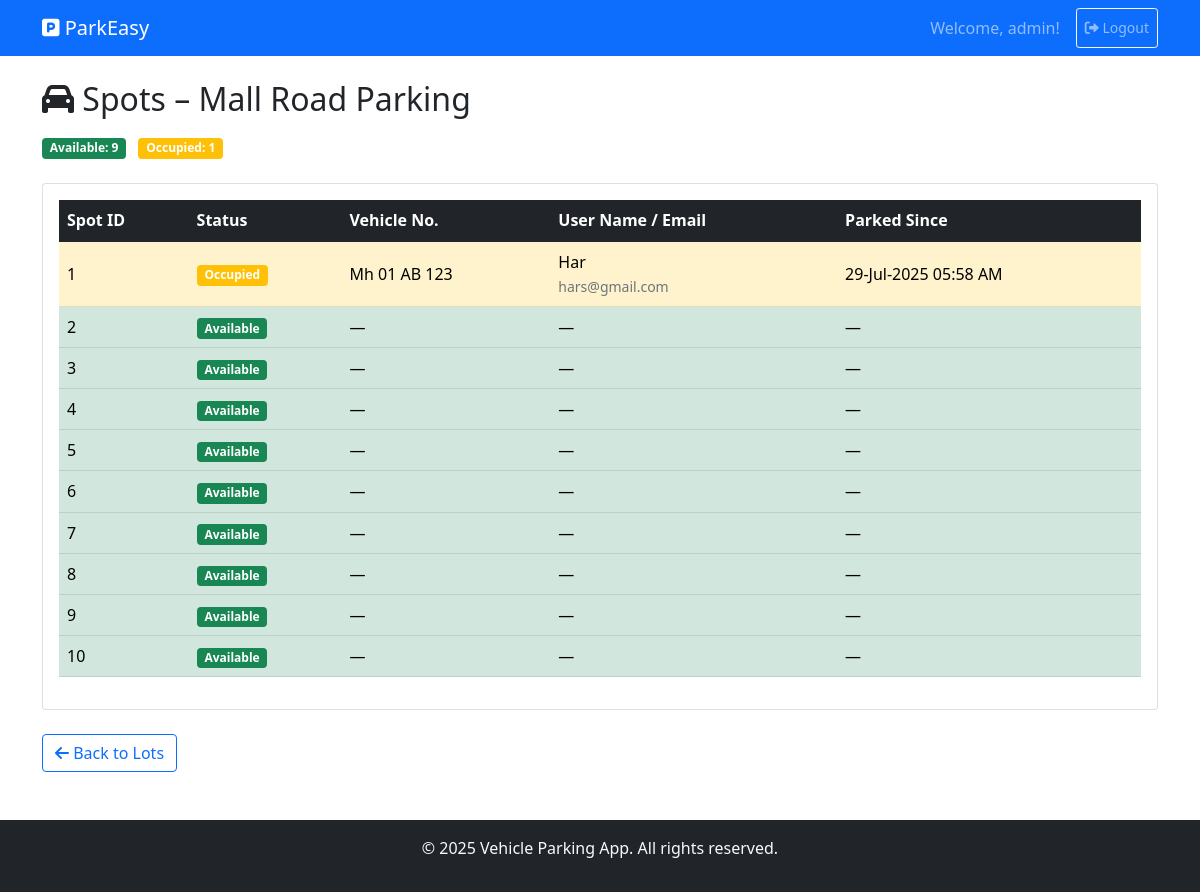
Page /admin/lot/1/spots (signed in) on the earlier database version.
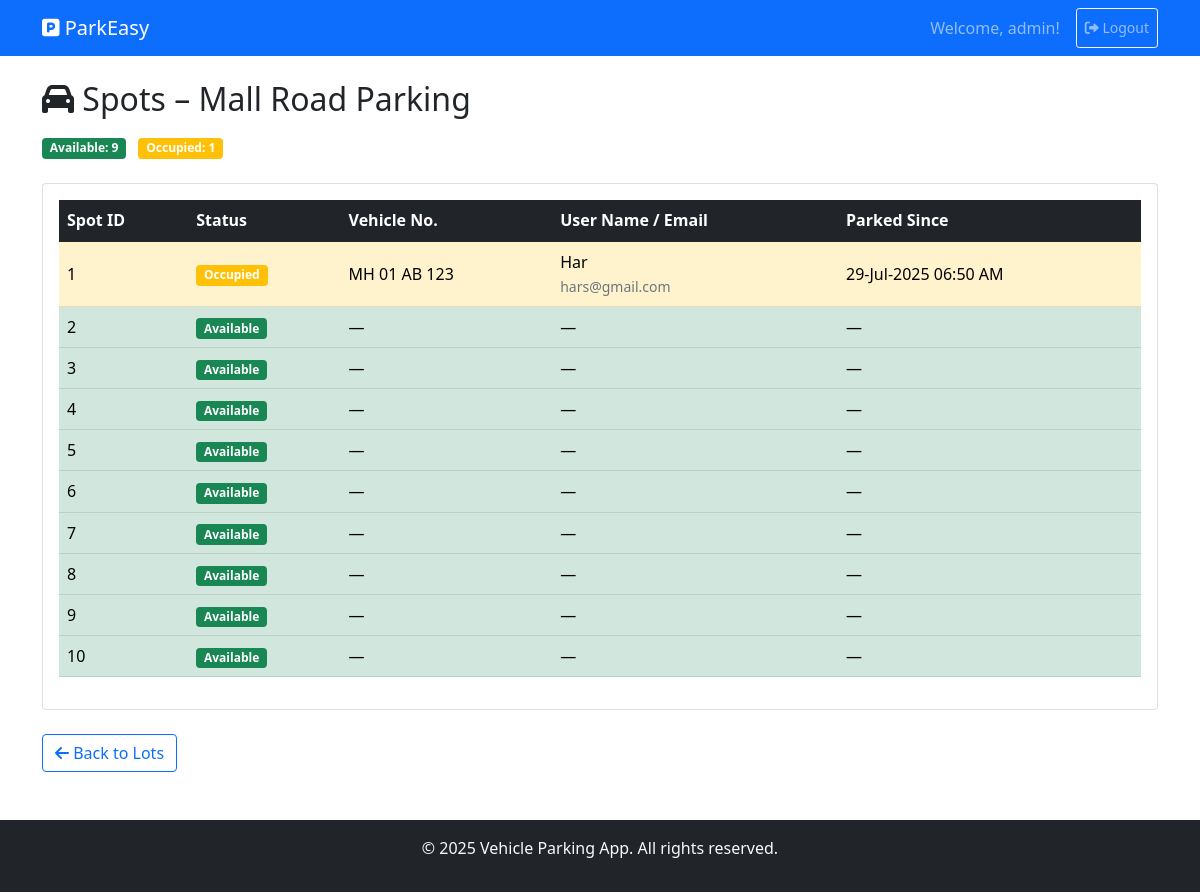
Same page on the later database version.
### backend/models.py (models this page shows)
class ParkingLot(db.Model):
    __tablename__ = 'parking_lots'
    id = db.Column(db.Integer, primary_key=True)
    prime_location_name = db.Column(db.String(120), nullable=False)
    price = db.Column(db.Float, nullable=False)
    address = db.Column(db.String(200), nullable=False)
    pincode = db.Column(db.String(10), nullable=False)
    max_spots = db.Column(db.Integer, nullable=False)
    created_at = db.Column(db.DateTime, default=datetime.utcnow)
    spots = db.relationship('ParkingSpot', backref='lot', lazy=True, cascade="all, delete-orphan")

class ParkingSpot(db.Model):
    __tablename__ = 'parking_spots'
    id = db.Column(db.Integer, primary_key=True)
    lot_id = db.Column(db.Integer, db.ForeignKey('parking_lots.id'), nullable=False)
    status = db.Column(db.String(1), nullable=False, default='A')  # A = Available, O = Occupied
    reservations = db.relationship('Reservation', backref='spot', lazy=True)

class Reservation(db.Model):
    __tablename__ = 'reservations'
    id = db.Column(db.Integer, primary_key=True)
    spot_id = db.Column(db.Integer, db.ForeignKey('parking_spots.id'), nullable=False)
    user_id = db.Column(db.Integer, db.ForeignKey('users.id'), nullable=False)
    vehicle_number = db.Column(db.String(20), nullable=False)
    parking_timestamp = db.Column(db.DateTime, default=datetime.utcnow)
    expected_end_time = db.Column(db.DateTime)
    leaving_timestamp = db.Column(db.DateTime)
    parking_cost = db.Column(db.Float)
    payment_status = db.Column(db.String(20))   # e.g., "Paid", "Pending"
    payment_mode = db.Column(db.String(20))     # e.g., "UPI", "Cash"
    payment_time = db.Column(db.DateTime)
    force_released = db.Column(db.Boolean, default=False)
    status = db.Column(db.String(1), default='O')  # 'O' = Occupied, 'A' = Released

class User(db.Model):
    __tablename__ = 'users'
    id = db.Column(db.Integer, primary_key=True)
    username = db.Column(db.String(80), nullable=False, unique=True, index=True)
    email = db.Column(db.String(120), nullable=False, unique=True)
    password_hash = db.Column(db.String(128))
    name = db.Column(db.String(100))
    address = db.Column(db.String(200), nullable=False)
    pincode = db.Column(db.String(10), nullable=False)
    created_at = db.Column(db.DateTime, default=datetime.utcnow)
    user_type = db.Column(db.String(10), default='user')  # 'user' or 'admin'
    reservations = db.relationship('Reservation', backref='user', lazy=True)

### app.py (the view)
    @app.route('/admin/lot/<int:lot_id>/spots')
    def admin_view_spots(lot_id):
        if session.get('role') != 'admin':
            flash('Unauthorized access.', 'danger')
            return redirect(url_for('login'))
        lot = ParkingLot.query.get_or_404(lot_id)
        spots = (
            ParkingSpot.query
            .filter_by(lot_id=lot.id)
            .order_by(ParkingSpot.id)
            .all()
        )
        spot_info = []
        for sp in spots:
            res = None
            if sp.status == 'O':
                res = (
                    Reservation.query
                    .filter_by(spot_id=sp.id, status='O')
                    .order_by(Reservation.parking_timestamp.desc())
                    .first()
                )
            spot_info.append({'spot': sp, 'reservation': res})
        occupied = sum(1 for i in spot_info if i['spot'].status == 'O')
        available = lot.max_spots - occupied
        return render_template(
            'admin_spots.html',
            lot=lot,
            spot_info=spot_info,
            occupied=occupied,
            available=available
        )

### templates/admin_spots.html (shortened to what this page needs)
{% extends "base.html" %}
{% block content %}
<h2 class="mb-3">
    <i class="fas fa-car"></i> Spots – {{ lot.prime_location_name }}
</h2>
<div class="mb-4">
    <span class="badge bg-success me-2">Available: {{ available }}</span>
    <span class="badge bg-warning">Occupied: {{ occupied }}</span>
</div>
<div class="card">
  <div class="card-body table-responsive">
    <table class="table table-hover align-middle">
      <thead class="table-dark">
        <tr>
          <th>Spot&nbsp;ID</th>
          <th>Status</th>
          <th>Vehicle&nbsp;No.</th>
          <th>User&nbsp;Name / Email</th>
          <th>Parked&nbsp;Since</th>
        </tr>
      </thead>
      <tbody>
        {% for item in spot_info %}
        {% set sp  = item.spot %}
        {% set res = item.reservation %}
        <tr class="{% if sp.status=='O' %}table-warning{% else %}table-success{% endif %}">
          <td>{{ sp.id }}</td>
          <td>
            <span class="badge bg-{{ 'warning' if sp.status=='O' else 'success' }}">
              {{ 'Occupied' if sp.status=='O' else 'Available' }}
            </span>
          </td>
          <td>{{ res.vehicle_number if res else '—' }}</td>
          <td>
            {% if res %}
              {{ res.user.name }}<br>
              <small class="text-muted">{{ res.user.email }}</small>
            {% else %}
              —
            {% endif %}
          </td>
          <td>
            {% if res %}
              {{ res.parking_timestamp.strftime('%d-%b-%Y %I:%M %p') }}
            {% else %}
              —
            {% endif %}
          </td>
        </tr>
        {% endfor %}
      </tbody>
    </table>
  </div>
</div>
<a href="{{ url_for('admin_manage_lots') }}" class="btn btn-outline-primary mt-4">
  <i class="fas fa-arrow-left"></i> Back to Lots
</a>
{% endblock %}

### templates/base.html (shortened to what this page needs)
<!DOCTYPE html>
<html lang="en">
<head>
    <link href="https://cdn.jsdelivr.net/npm/bootstrap@5.1.3/dist/css/bootstrap.min.css" rel="stylesheet">
    <link href="https://cdnjs.cloudflare.com/ajax/libs/font-awesome/6.0.0/css/all.min.css" rel="stylesheet">
    <link href="{{ url_for('static', filename='css/style.css') }}" rel="stylesheet">
</head>
<body>
    <nav class="navbar navbar-expand-lg navbar-dark bg-primary">
        <div class="container">
            <a class="navbar-brand" href="#"><i class="fas fa-parking"></i> ParkEasy</a>
            {% if session.role %}
            <div class="navbar-nav ms-auto">
                <span class="navbar-text me-3">
                    Welcome, {{ session.username }}!
                </span>
                <a class="nav-link btn btn-outline-light btn-sm" href="{{ url_for('logout') }}">
                    <i class="fas fa-sign-out-alt"></i> Logout
                </a>
            </div>
            {% endif %}
        </div>
    </nav>
    <div class="container mt-4">
        {% block content %}{% endblock %}
    </div>
    <footer class="bg-dark text-light text-center py-3 mt-5">
        <div class="container">
            <p>&copy; 2025 Vehicle Parking App. All rights reserved.</p>
        </div>
    </footer>
</body>
</html>

Differences in the rows shown:
no longer on this page (row edited): Reservation: vehicle_number "Mh 01 AB 123", parking_timestamp "29-Jul-2025 05:58 AM"
added Reservation: vehicle_number "MH 01 AB 123", parking_timestamp "29-Jul-2025 06:50 AM"
Other differences:
new list line: "1 Occupied"
new list line: "Har hars@gmail.com"
list line gone: "1 Occupied"
list line gone: "Har hars@gmail.com"
